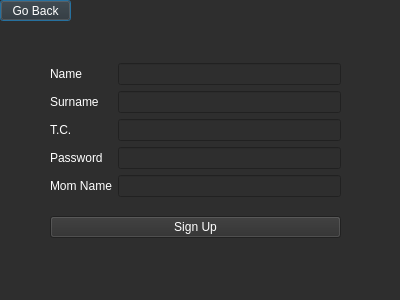
<?xml version="1.0" encoding="UTF-8"?>
<ui version="4.0">
 <class>Register</class>
 <widget class="QDialog" name="Register">
  <property name="geometry">
   <rect>
    <x>0</x>
    <y>0</y>
    <width>400</width>
    <height>300</height>
   </rect>
  </property>
  <property name="windowTitle">
   <string>Dialog</string>
  </property>
  <property name="styleSheet">
   <string notr="true">background-color: #2e2e2e; color: white;</string>
  </property>
  <widget class="QPushButton" name="pushButton_2">
   <property name="geometry">
    <rect>
     <x>0</x>
     <y>0</y>
     <width>71</width>
     <height>21</height>
    </rect>
   </property>
   <property name="text">
    <string>Go Back</string>
   </property>
  </widget>
  <widget class="QWidget" name="layoutWidget">
   <property name="geometry">
    <rect>
     <x>50</x>
     <y>50</y>
     <width>291</width>
     <height>201</height>
    </rect>
   </property>
   <layout class="QVBoxLayout" name="verticalLayout_3">
    <item>
     <layout class="QHBoxLayout" name="horizontalLayout">
      <item>
       <layout class="QVBoxLayout" name="verticalLayout">
        <item>
         <widget class="QLabel" name="label">
          <property name="text">
           <string>Name</string>
          </property>
         </widget>
        </item>
        <item>
         <widget class="QLabel" name="label_2">
          <property name="text">
           <string>Surname</string>
          </property>
         </widget>
        </item>
        <item>
         <widget class="QLabel" name="label_3">
          <property name="text">
           <string>T.C.</string>
          </property>
         </widget>
        </item>
        <item>
         <widget class="QLabel" name="label_6">
          <property name="text">
           <string>Password</string>
          </property>
         </widget>
        </item>
        <item>
         <widget class="QLabel" name="label_7">
          <property name="text">
           <string>Mom Name</string>
          </property>
         </widget>
        </item>
       </layout>
      </item>
      <item>
       <layout class="QVBoxLayout" name="verticalLayout_2">
        <item>
         <widget class="QLineEdit" name="text_isim"/>
        </item>
        <item>
         <widget class="QLineEdit" name="text_soyisim"/>
        </item>
        <item>
         <widget class="QLineEdit" name="text_tc"/>
        </item>
        <item>
         <widget class="QLineEdit" name="text_sifre"/>
        </item>
        <item>
         <widget class="QLineEdit" name="text_momname"/>
        </item>
       </layout>
      </item>
     </layout>
    </item>
    <item>
     <widget class="QPushButton" name="pushButton">
      <property name="text">
       <string>Sign Up</string>
      </property>
     </widget>
    </item>
   </layout>
  </widget>
  <widget class="QLabel" name="label_4">
   <property name="geometry">
    <rect>
     <x>330</x>
     <y>0</y>
     <width>71</width>
     <height>51</height>
    </rect>
   </property>
   <property name="text">
    <string/>
   </property>
   <property name="pixmap">
    <pixmap resource="Resource.qrc">:/6.png</pixmap>
   </property>
   <property name="scaledContents">
    <bool>true</bool>
   </property>
  </widget>
 </widget>
 <tabstops>
  <tabstop>text_isim</tabstop>
  <tabstop>text_soyisim</tabstop>
  <tabstop>text_tc</tabstop>
  <tabstop>text_sifre</tabstop>
  <tabstop>text_momname</tabstop>
  <tabstop>pushButton</tabstop>
  <tabstop>pushButton_2</tabstop>
 </tabstops>
 <resources>
  <include location="Resource.qrc"/>
 </resources>
 <connections/>
</ui>
